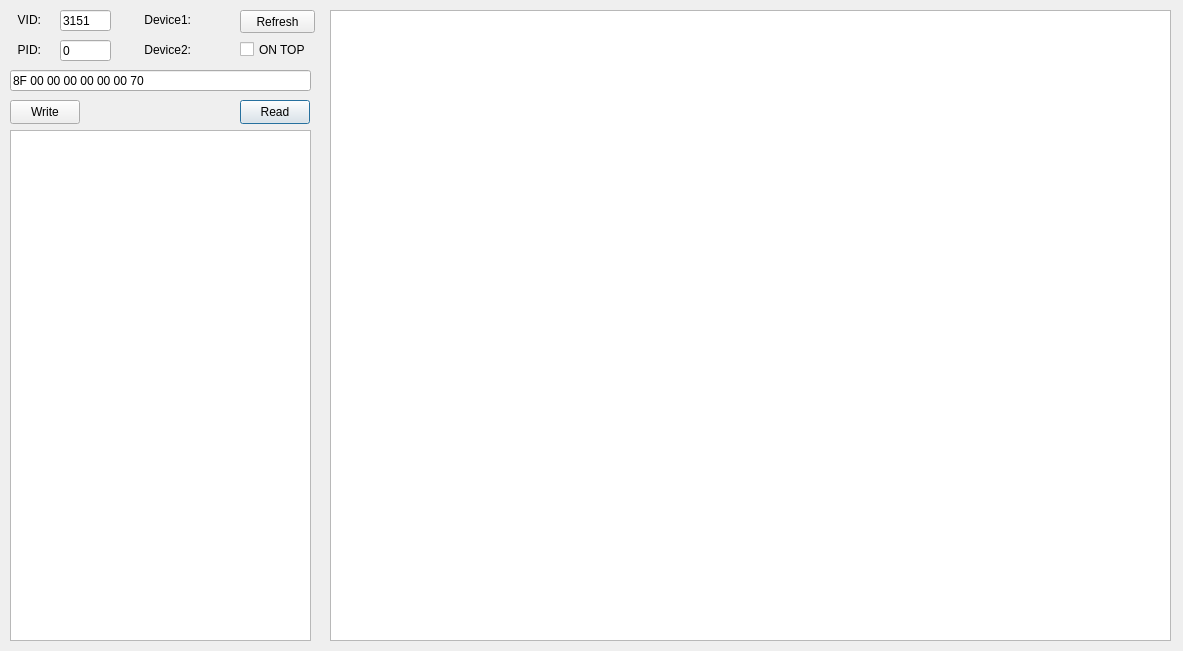
<?xml version="1.0" encoding="UTF-8"?>
<ui version="4.0">
 <class>DialogDeviceConnect</class>
 <widget class="QDialog" name="DialogDeviceConnect">
  <property name="geometry">
   <rect>
    <x>0</x>
    <y>0</y>
    <width>1183</width>
    <height>651</height>
   </rect>
  </property>
  <property name="windowTitle">
   <string>Akko Studio 设备调试</string>
  </property>
  <property name="styleSheet">
   <string notr="true"/>
  </property>
  <widget class="QLineEdit" name="lineEditCmd">
   <property name="geometry">
    <rect>
     <x>10</x>
     <y>70</y>
     <width>301</width>
     <height>21</height>
    </rect>
   </property>
   <property name="text">
    <string>8F 00 00 00 00 00 00 70</string>
   </property>
  </widget>
  <widget class="QPushButton" name="pushButtonRead">
   <property name="geometry">
    <rect>
     <x>240</x>
     <y>100</y>
     <width>70</width>
     <height>24</height>
    </rect>
   </property>
   <property name="text">
    <string>Read</string>
   </property>
  </widget>
  <widget class="QPlainTextEdit" name="plainTextEdit">
   <property name="geometry">
    <rect>
     <x>10</x>
     <y>130</y>
     <width>301</width>
     <height>511</height>
    </rect>
   </property>
  </widget>
  <widget class="QPushButton" name="pushButtonWrite">
   <property name="geometry">
    <rect>
     <x>10</x>
     <y>100</y>
     <width>70</width>
     <height>24</height>
    </rect>
   </property>
   <property name="text">
    <string>Write</string>
   </property>
  </widget>
  <widget class="QLineEdit" name="lineEditVID">
   <property name="geometry">
    <rect>
     <x>60</x>
     <y>10</y>
     <width>51</width>
     <height>21</height>
    </rect>
   </property>
   <property name="text">
    <string>3151</string>
   </property>
  </widget>
  <widget class="QPushButton" name="pushButtonRefresh">
   <property name="geometry">
    <rect>
     <x>240</x>
     <y>10</y>
     <width>75</width>
     <height>23</height>
    </rect>
   </property>
   <property name="text">
    <string>Refresh</string>
   </property>
  </widget>
  <widget class="QLabel" name="label">
   <property name="geometry">
    <rect>
     <x>0</x>
     <y>10</y>
     <width>41</width>
     <height>20</height>
    </rect>
   </property>
   <property name="text">
    <string>VID:</string>
   </property>
   <property name="alignment">
    <set>Qt::AlignmentFlag::AlignRight|Qt::AlignmentFlag::AlignTrailing|Qt::AlignmentFlag::AlignVCenter</set>
   </property>
  </widget>
  <widget class="QLabel" name="labelFlag0">
   <property name="geometry">
    <rect>
     <x>200</x>
     <y>10</y>
     <width>20</width>
     <height>20</height>
    </rect>
   </property>
   <property name="text">
    <string/>
   </property>
   <property name="pixmap">
    <pixmap resource="res.qrc">:/images/General_NG4.png</pixmap>
   </property>
   <property name="scaledContents">
    <bool>true</bool>
   </property>
  </widget>
  <widget class="QLabel" name="labelFlag1">
   <property name="geometry">
    <rect>
     <x>200</x>
     <y>40</y>
     <width>20</width>
     <height>20</height>
    </rect>
   </property>
   <property name="text">
    <string/>
   </property>
   <property name="pixmap">
    <pixmap resource="res.qrc">:/images/General_NG4.png</pixmap>
   </property>
   <property name="scaledContents">
    <bool>true</bool>
   </property>
  </widget>
  <widget class="QLabel" name="label_2">
   <property name="geometry">
    <rect>
     <x>120</x>
     <y>10</y>
     <width>71</width>
     <height>20</height>
    </rect>
   </property>
   <property name="text">
    <string>Device1:</string>
   </property>
   <property name="alignment">
    <set>Qt::AlignmentFlag::AlignRight|Qt::AlignmentFlag::AlignTrailing|Qt::AlignmentFlag::AlignVCenter</set>
   </property>
  </widget>
  <widget class="QLabel" name="label_3">
   <property name="geometry">
    <rect>
     <x>120</x>
     <y>40</y>
     <width>71</width>
     <height>20</height>
    </rect>
   </property>
   <property name="text">
    <string>Device2:</string>
   </property>
   <property name="alignment">
    <set>Qt::AlignmentFlag::AlignRight|Qt::AlignmentFlag::AlignTrailing|Qt::AlignmentFlag::AlignVCenter</set>
   </property>
  </widget>
  <widget class="QLineEdit" name="lineEditPID">
   <property name="geometry">
    <rect>
     <x>60</x>
     <y>40</y>
     <width>51</width>
     <height>21</height>
    </rect>
   </property>
   <property name="text">
    <string>0</string>
   </property>
  </widget>
  <widget class="QLabel" name="label_4">
   <property name="geometry">
    <rect>
     <x>0</x>
     <y>40</y>
     <width>41</width>
     <height>20</height>
    </rect>
   </property>
   <property name="text">
    <string>PID:</string>
   </property>
   <property name="alignment">
    <set>Qt::AlignmentFlag::AlignRight|Qt::AlignmentFlag::AlignTrailing|Qt::AlignmentFlag::AlignVCenter</set>
   </property>
  </widget>
  <widget class="QCheckBox" name="checkBoxOntop">
   <property name="geometry">
    <rect>
     <x>240</x>
     <y>40</y>
     <width>80</width>
     <height>19</height>
    </rect>
   </property>
   <property name="text">
    <string>ON TOP</string>
   </property>
  </widget>
  <widget class="QTableView" name="tableView">
   <property name="geometry">
    <rect>
     <x>330</x>
     <y>10</y>
     <width>841</width>
     <height>631</height>
    </rect>
   </property>
   <property name="focusPolicy">
    <enum>Qt::FocusPolicy::NoFocus</enum>
   </property>
   <property name="selectionMode">
    <enum>QAbstractItemView::SelectionMode::SingleSelection</enum>
   </property>
   <property name="selectionBehavior">
    <enum>QAbstractItemView::SelectionBehavior::SelectRows</enum>
   </property>
   <attribute name="horizontalHeaderHighlightSections">
    <bool>false</bool>
   </attribute>
   <attribute name="verticalHeaderHighlightSections">
    <bool>false</bool>
   </attribute>
  </widget>
 </widget>
 <resources>
  <include location="res.qrc"/>
 </resources>
 <connections/>
</ui>
